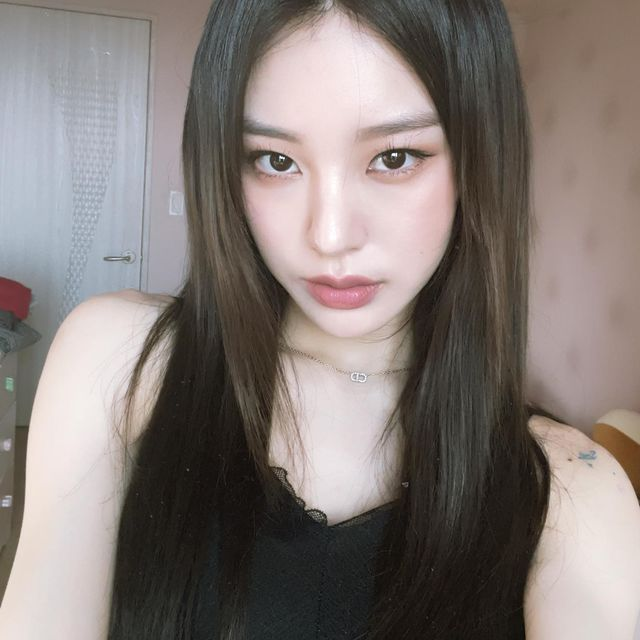
#> input picture noze.jpg, 640 x 640 px
$ python maskMaker.py
#> lines starting #> are read from the running program, lines starting #| are printed output that depends on the picture; after the words box and inside, x2 and y2 are one past the last pixel; in counts of white or black regions, pixels touching at a corner belong together
def mask_maker(aligned_image_name, mask_dir):
# def mask_maker(fileDir + fileName):
#> called with aligned_image_name = 'noze.jpg', mask_dir = '../'
    from PIL import Image
    import cv2

    face_cascade = cv2.CascadeClassifier(cv2.data.haarcascades + 'haarcascade_frontalface_default.xml')
    eye_cascade = cv2.CascadeClassifier(cv2.data.haarcascades + 'haarcascade_eye.xml')

    # img = cv2.imread(fileDir + fileName)
    img = cv2.imread(aligned_image_name)
#> img is the input picture: shape (640, 640, 3); mean B, G, R 119.6, 123.4, 132.5
    gray = cv2.cvtColor(img, cv2.COLOR_BGR2GRAY)
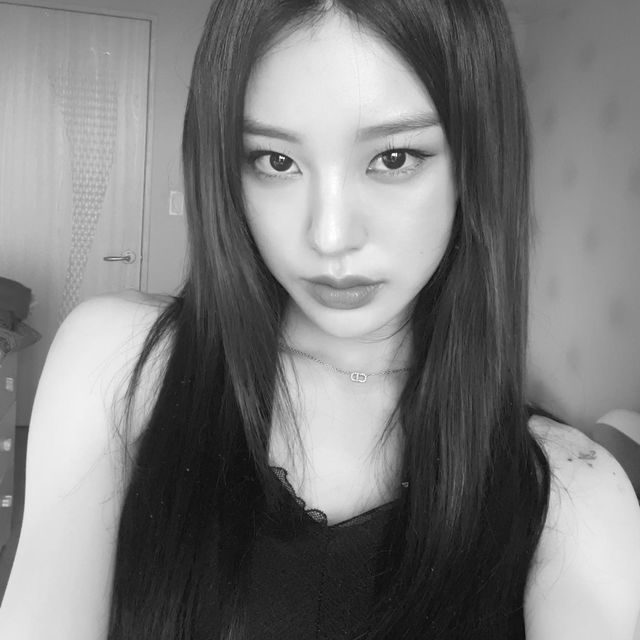
#> gray: shape (640, 640); min 8, max 255, mean 125.7

    faces = face_cascade.detectMultiScale(gray, 1.3, 5)
#> faces = [[185, 51, 292, 292]]
    try:
        for x, y, w, h in faces:                       # 얼굴 x좌표, y좌표, 가로길이, 세로길이
            cv2.rectangle(img, (x, y), (x + w, y + h), (255, 0, 0), 2)

            face_gray = gray[y: y + h, x: x + w]
            face_color = img[y: y + h, x: x + w]

            eyes = eye_cascade.detectMultiScale(face_gray, scaleFactor=2.3, minSize=(85, 85), maxSize=(95, 95))
            # 눈만 잘 찾도록 값 조정

            for (ex, ey, ew, eh) in eyes:               # 눈 x좌표, y좌표, 가로길이, 세로길이
                cv2.rectangle(face_color, (ex, ey), (ex + ew, ey + eh), (0, 255, 0), 2)
#> this loop made 1 pass
#> (x, y, w, h, eyes) on pass 1: (185, 51, 292, 292, [[153, 54, 106, 106]])
#> pass 1, in mask_maker, `face_gray = gray[y: y + h, x: x + w]`:
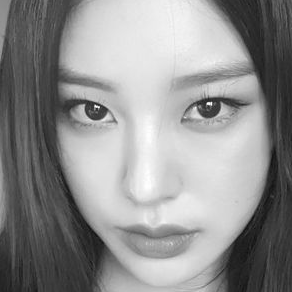
#> face_gray: shape (292, 292); min 15, max 255, mean 143.5
#> pass 1, in mask_maker, `face_color = img[y: y + h, x: x + w]`:
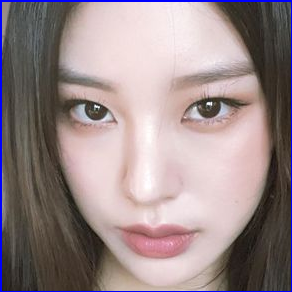
#> face_color: shape (292, 292, 3); mean B, G, R 138.2, 136.9, 153
#> after the loop:
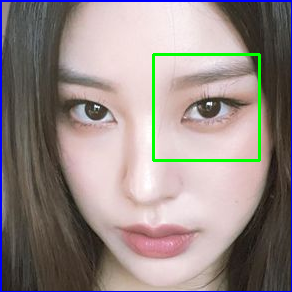
#> face_color: shape (292, 292, 3); 1.49% of pixels changed, all inside (x1, y1, x2, y2) = (152, 53, 261, 162)
#> after the loop:
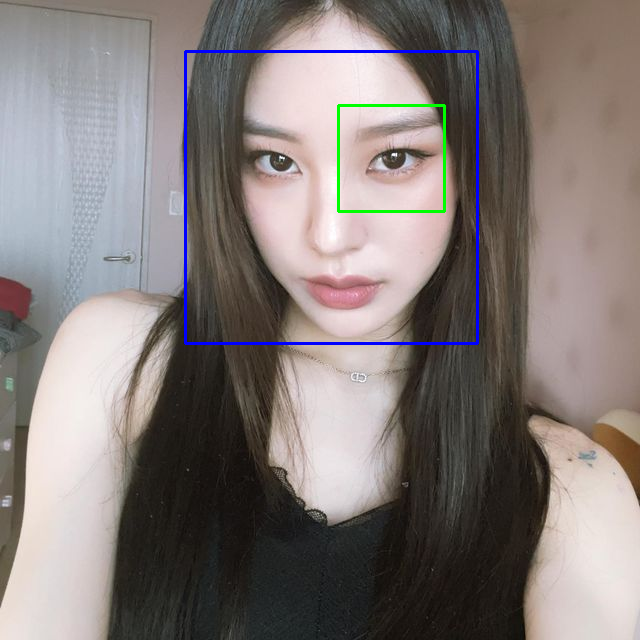
#> img: shape (640, 640, 3); 1.16% of pixels changed, all inside (x1, y1, x2, y2) = (184, 50, 479, 345)

        eyes_loc = eyes + [[x, y, 0, 0]]                # 눈의 좌표가 얼굴 내부 기준이므로 얼굴좌표를 더해줌
#> eyes_loc = [[338, 105, 106, 106]]

        mask_loc = eyes_loc[eyes_loc[:, 1] < 500] - [[50, 40, 0, 0]]        # 눈이 있을 높이 내에서만 (입 인식 방지), 마스킹 잘 되도록 적절한 위치로 조정
#> mask_loc = [[288, 65, 106, 106]]

        # Mask 생성
        # mask = Image.open('../image_2_style_gan/source/mask_origin/mask_circle_blur.jpg')                 # 이미지 파일과 동일한 디렉토리
#> (the run stopped early here; a loop or call above may not have finished)

$ run again, with face.jpg copied over noze.jpg
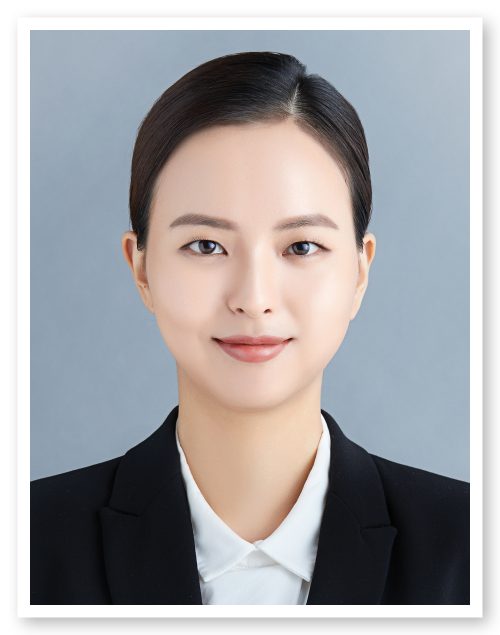
#> input picture face.jpg, 1000 x 1269 px (shown at 1/2 size)
#> in mask_maker, img is the input picture: shape (1269, 1000, 3); mean B, G, R 165.6, 163.2, 164.2
#> faces = [[219, 270, 584, 584]]
#> the loop in mask_maker, `for x, y, w, h in faces:` made 1 pass
#> (x, y, w, h, eyes) on pass 1: (219, 270, 584, 584, [[138, 170, 106, 106], [326, 170, 106, 106]])
#> after the loop in mask_maker, `for x, y, w, h in faces:`:
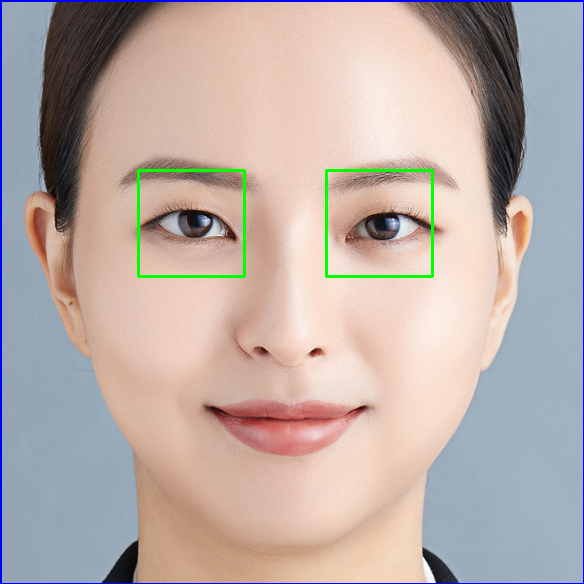
#> face_color: shape (584, 584, 3); mean B, G, R 168, 172.8, 186.9
#> after the loop in mask_maker, `for x, y, w, h in faces:`:
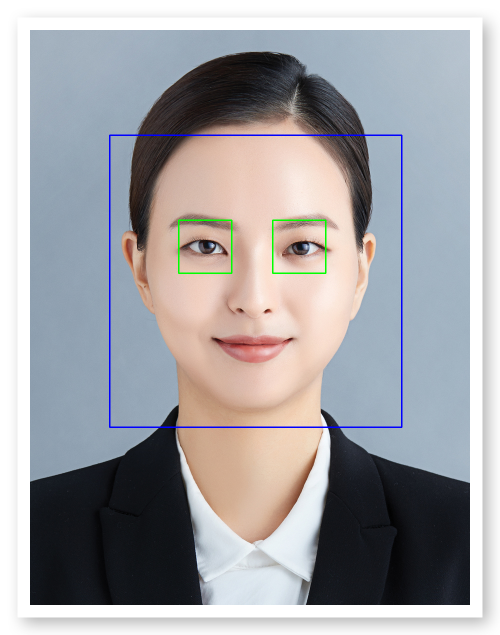
#> img: shape (1269, 1000, 3) (shown at 1/2 size); 0.75% of pixels changed, all inside (x1, y1, x2, y2) = (218, 269, 805, 856)
#> eyes_loc = [[357, 440, 106, 106], [545, 440, 106, 106]]
#> mask_loc = [[307, 400, 106, 106], [495, 400, 106, 106]]

$ run again, with friends.png saved as noze.jpg
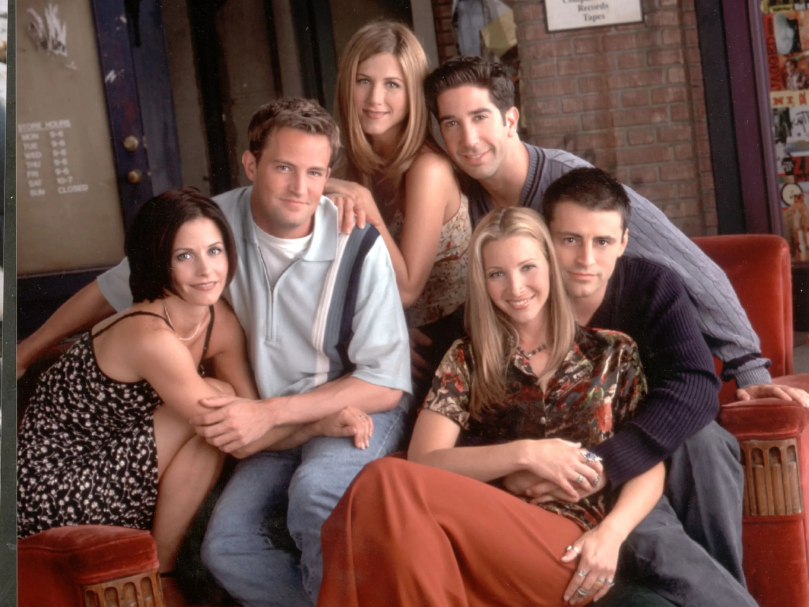
#> input picture friends.png, 2426 x 1820 px (shown at 1/3 size)
#> in mask_maker, img is the input picture: shape (1820, 2426, 3); mean B, G, R 72.8, 80.1, 112.9
#> in mask_maker, `gray = cv2.cvtColor(img, cv2.COLOR_BGR2GRAY)`:
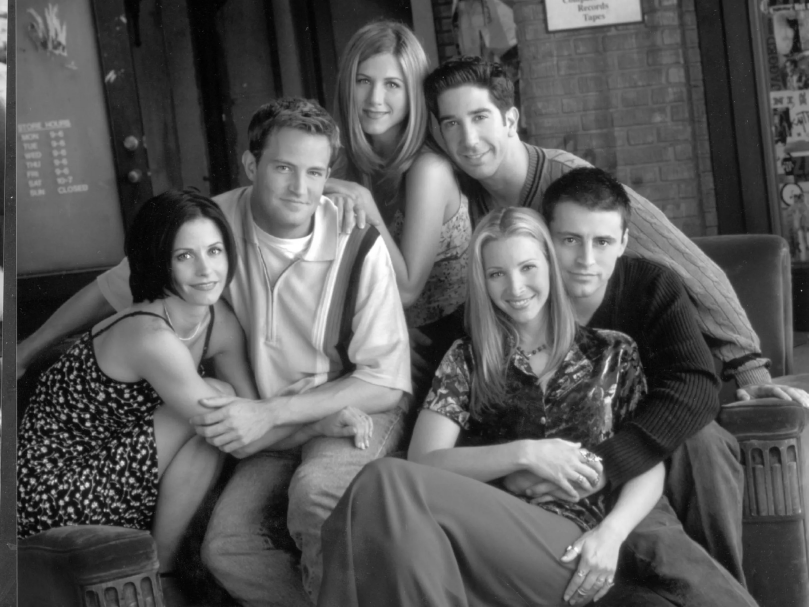
#> gray: shape (1820, 2426) (shown at 1/3 size); min 0, max 255, mean 89.1
#> faces = [[900, 762, 68, 68], [1928, 32, 145, 145], [1033, 174, 201, 201], [777, 416, 241, 241], [498, 678, 212, 212], [598, 1530, 178, 178], [1634, 627, 253, 253], [1421, 718, 247, 247], [1275, 257, 255, 255]]
#> the loop in mask_maker, `for x, y, w, h in faces:` made 9 passes
#> after the loop in mask_maker, `for x, y, w, h in faces:`:
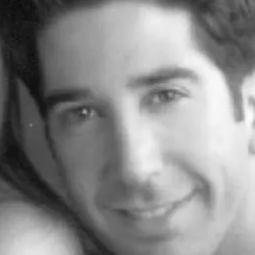
#> face_gray: shape (255, 255); min 10, max 252, mean 138.1
